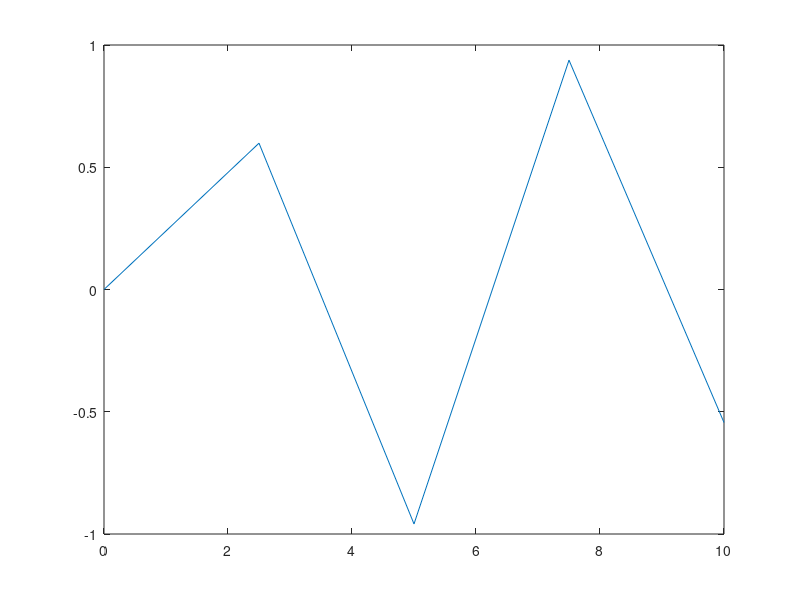

Write MATLAB code to recreate this figure.
% plotte_sin.m

disp('Plot der Sinus Funktion auf [0,10]');
n = input('Plot an wievielen Punkten?');
x = linspace(0,10,n);
for i=1:n
y(i) = sin(x(i));
end; 
plot(x,y);
